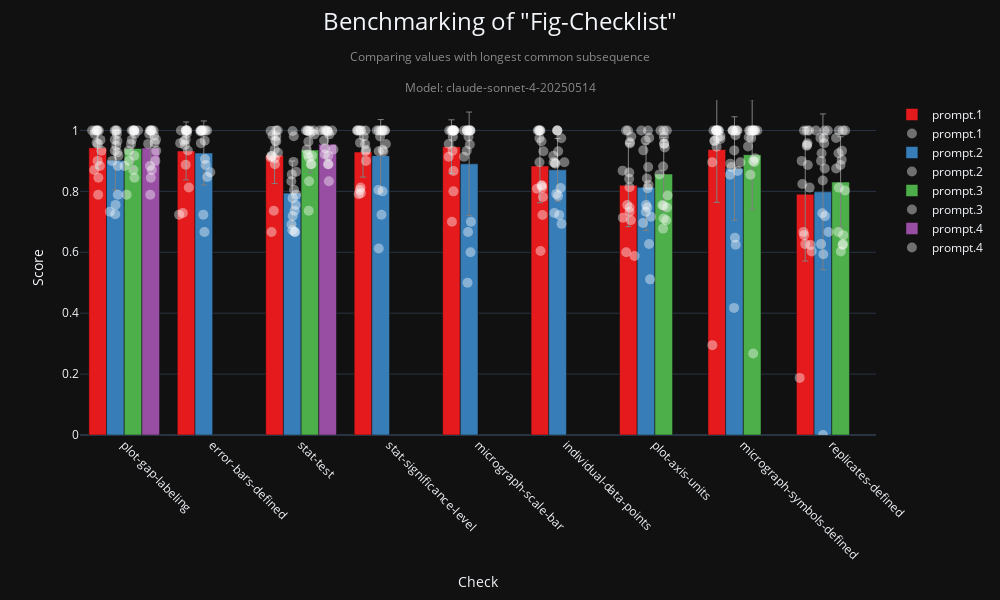

Notebook cell for this chart:
### Code cell
fig, df = checklist_visualization(
    "fig-checklist",
    metric="longest_common_subsequence",  # "semantic_similarity", "perfect_match"
    model=MODEL,
    aggregation_level=0
)
fig.show()

### Figure 1 — Plotly figure (JSON) as saved in the notebook; plotly's stock layout.template omitted (floating-point values rounded to 4 significant figures; data arrays with more than 128 entries replaced by an {"elided": "..."} marker saying what was removed)
{"data": [{"error_y": {"array": [0.0668, 0.09512, 0.09321, 0.08234, 0.08823, 0.1207, 0.136, 0.1736, 0.2192], "color": "grey", "thickness": 1, "type": "data", "visible": true, "width": 3}, "hoverinfo": "text", "hovertext": ["Check: plot-gap-labeling<br>Average Score: 0.943<br>Prompt: prompt.1<br>Num Points: 16", "Check: error-bars-defined<br>Average Score: 0.933<br>Prompt: prompt.1<br>Num Points: 16", "Check: stat-test<br>Average Score: 0.919<br>Prompt: prompt.1<br>Num Points: 16", "Check: stat-significance-level<br>Average Score: 0.929<br>Prompt: prompt.1<br>Num Points: 16", "Check: micrograph-scale-bar<br>Average Score: 0.947<br>Prompt: prompt.1<br>Num Points: 16", "Check: individual-data-points<br>Average Score: 0.883<br>Prompt: prompt.1<br>Num Points: 16", "Check: plot-axis-units<br>Average Score: 0.820<br>Prompt: prompt.1<br>Num Points: 16", "Check: micrograph-symbols-defined<br>Average Score: 0.937<br>Prompt: prompt.1<br>Num Points: 16", "Check: replicates-defined<br>Average Score: 0.790<br>Prompt: prompt.1<br>Num Points: 16"], "marker": {"color": "rgb(228,26,28)"}, "name": "prompt.1", "showlegend": true, "type": "bar", "width": 0.2, "x": [-0.3, 0.7, 1.7, 2.7, 3.7, 4.7, 5.7, 6.7, 7.7], "y": [0.9433, 0.9327, 0.9188, 0.9291, 0.9468, 0.8833, 0.8203, 0.9374, 0.7905]}, {"hovertext": {"elided": "144 str values"}, "marker": {"color": "white", "line": {"color": "white", "width": 0}, "opacity": 0.4, "size": 10}, "mode": "markers", "name": "prompt.1", "showlegend": true, "type": "scatter", "x": {"elided": "144 float values"}, "y": {"elided": "144 float values"}}, {"error_y": {"array": [0.09779, 0.1053, 0.1053, 0.1186, 0.17, 0.1031, 0.1421, 0.1701, 0.2557], "color": "grey", "thickness": 1, "type": "data", "visible": true, "width": 3}, "hoverinfo": "text", "hovertext": ["Check: plot-gap-labeling<br>Average Score: 0.902<br>Prompt: prompt.2<br>Num Points: 16", "Check: error-bars-defined<br>Average Score: 0.926<br>Prompt: prompt.2<br>Num Points: 16", "Check: stat-test<br>Average Score: 0.794<br>Prompt: prompt.2<br>Num Points: 16", "Check: stat-significance-level<br>Average Score: 0.917<br>Prompt: prompt.2<br>Num Points: 16", "Check: micrograph-scale-bar<br>Average Score: 0.890<br>Prompt: prompt.2<br>Num Points: 16", "Check: individual-data-points<br>Average Score: 0.871<br>Prompt: prompt.2<br>Num Points: 16", "Check: plot-axis-units<br>Average Score: 0.814<br>Prompt: prompt.2<br>Num Points: 16", "Check: micrograph-symbols-defined<br>Average Score: 0.875<br>Prompt: prompt.2<br>Num Points: 16", "Check: replicates-defined<br>Average Score: 0.799<br>Prompt: prompt.2<br>Num Points: 16"], "marker": {"color": "rgb(55,126,184)"}, "name": "prompt.2", "showlegend": true, "type": "bar", "width": 0.2, "x": [-0.1, 0.9, 1.9, 2.9, 3.9, 4.9, 5.9, 6.9, 7.9], "y": [0.9023, 0.9259, 0.7943, 0.9172, 0.8904, 0.8707, 0.8136, 0.8748, 0.7986]}, {"hovertext": {"elided": "144 str values"}, "marker": {"color": "white", "line": {"color": "white", "width": 0}, "opacity": 0.4, "size": 10}, "mode": "markers", "name": "prompt.2", "showlegend": true, "type": "scatter", "x": {"elided": "144 float values"}, "y": {"elided": "144 float values"}}, {"error_y": {"array": [0.06697, 0.0744, 0.1208, 0.1806, 0.1486], "color": "grey", "thickness": 1, "type": "data", "visible": true, "width": 3}, "hoverinfo": "text", "hovertext": ["Check: plot-gap-labeling<br>Average Score: 0.941<br>Prompt: prompt.3<br>Num Points: 16", "Check: stat-test<br>Average Score: 0.936<br>Prompt: prompt.3<br>Num Points: 16", "Check: plot-axis-units<br>Average Score: 0.857<br>Prompt: prompt.3<br>Num Points: 16", "Check: micrograph-symbols-defined<br>Average Score: 0.920<br>Prompt: prompt.3<br>Num Points: 16", "Check: replicates-defined<br>Average Score: 0.831<br>Prompt: prompt.3<br>Num Points: 16"], "marker": {"color": "rgb(77,175,74)"}, "name": "prompt.3", "showlegend": true, "type": "bar", "width": 0.2, "x": [0.1, 2.1, 6.1, 7.1, 8.1], "y": [0.9407, 0.936, 0.8567, 0.9205, 0.8306]}, {"hovertext": ["10.1038_emboj.2009.312", "10.1038_s44319-025-00432-6", "10.1038_emboj.2009.340", "10.1038_s44319-025-00438-0", "10.1038_embor.2009.217", "10.1038_s44320-025-00092-7", "10.1038_s44320-025-00092-7", "10.1038_embor.2009.233", "10.1038_s44320-025-00094-5", "10.1038_s44318-025-00409-0", "10.1038_s44320-025-00096-3", "10.1038_s44318-025-00412-5", "10.1038_s44321-025-00219-1", "10.1038_s44318-025-00416-1", "10.1038_s44319-025-00415-7", "10.1038_s44321-025-00224-4", "10.1038_emboj.2009.312", "10.1038_s44319-025-00432-6", "10.1038_emboj.2009.340", "10.1038_s44319-025-00438-0", "10.1038_embor.2009.217", "10.1038_s44320-025-00092-7", "10.1038_s44320-025-00092-7", "10.1038_embor.2009.233", "10.1038_s44320-025-00094-5", "10.1038_s44318-025-00409-0", "10.1038_s44320-025-00096-3", "10.1038_s44318-025-00412-5", "10.1038_s44321-025-00219-1", "10.1038_s44318-025-00416-1", "10.1038_s44319-025-00415-7", "10.1038_s44321-025-00224-4", "10.1038_emboj.2009.312", "10.1038_s44319-025-00432-6", "10.1038_emboj.2009.340", "10.1038_s44319-025-00438-0", "10.1038_embor.2009.217", "10.1038_s44320-025-00092-7", "10.1038_s44320-025-00092-7", "10.1038_embor.2009.233", "10.1038_s44320-025-00094-5", "10.1038_s44318-025-00409-0", "10.1038_s44320-025-00096-3", "10.1038_s44318-025-00412-5", "10.1038_s44321-025-00219-1", "10.1038_s44318-025-00416-1", "10.1038_s44319-025-00415-7", "10.1038_s44321-025-00224-4", "10.1038_emboj.2009.312", "10.1038_s44319-025-00432-6", "10.1038_emboj.2009.340", "10.1038_s44319-025-00438-0", "10.1038_embor.2009.217", "10.1038_s44320-025-00092-7", "10.1038_s44320-025-00092-7", "10.1038_embor.2009.233", "10.1038_s44320-025-00094-5", "10.1038_s44318-025-00409-0", "10.1038_s44320-025-00096-3", "10.1038_s44318-025-00412-5", "10.1038_s44321-025-00219-1", "10.1038_s44318-025-00416-1", "10.1038_s44319-025-00415-7", "10.1038_s44321-025-00224-4", "10.1038_emboj.2009.312", "10.1038_s44319-025-00432-6", "10.1038_emboj.2009.340", "10.1038_s44319-025-00438-0", "10.1038_embor.2009.217", "10.1038_s44320-025-00092-7", "10.1038_s44320-025-00092-7", "10.1038_embor.2009.233", "10.1038_s44320-025-00094-5", "10.1038_s44318-025-00409-0", "10.1038_s44320-025-00096-3", "10.1038_s44318-025-00412-5", "10.1038_s44321-025-00219-1", "10.1038_s44318-025-00416-1", "10.1038_s44319-025-00415-7", "10.1038_s44321-025-00224-4"], "marker": {"color": "white", "line": {"color": "white", "width": 0}, "opacity": 0.4, "size": 10}, "mode": "markers", "name": "prompt.3", "showlegend": true, "type": "scatter", "x": [0.1153, 0.1557, 0.004017, 0.1186, 0.1108, 0.1156, 0.05336, 0.07692, 0.02703, 0.1141, 0.08567, 0.1035, 0.08546, 0.1136, 0.05013, 0.1004, 2.074, 2.09, 2.124, 2.107, 2.109, 2.118, 2.063, 2.082, 2.087, 2.1, 2.142, 2.073, 2.086, 2.149, 2.054, 2.077, 6.105, 6.1, 6.102, 6.105, 6.137, 6.098, 6.092, 6.144, 6.129, 6.093, 6.099, 6.052, 6.064, 6.083, 6.135, 6.111, 7.125, 7.132, 7.053, 7.133, 7.102, 7.113, 7.109, 7.061, 7.078, 7.158, 7.066, 7.08, 7.111, 7.089, 7.111, 7.129, 8.099, 8.124, 8.08, 8.112, 8.103, 8.151, 8.151, 8.127, 8.122, 8.049, 8.049, 8.08, 8.076, 8.13, 8.074, 8.116], "y": [0.9995, 1.0, 0.8833, 0.9889, 1.0, 0.8444, 0.9, 0.9559, 0.7889, 0.9167, 0.9694, 0.8703, 1.0, 1.0, 0.9333, 1.0, 0.9209, 0.8333, 0.9167, 0.9936, 0.8889, 0.8889, 0.9375, 0.9632, 0.9113, 1.0, 1.0, 0.9996, 0.7361, 0.9872, 1.0, 0.9981, 0.9563, 1.0, 0.9785, 0.9562, 0.7471, 0.7111, 0.6777, 0.7866, 0.7051, 0.8814, 0.7527, 0.8557, 1.0, 0.755, 1.0, 0.9443, 0.8968, 1.0, 0.9476, 0.9089, 1.0, 1.0, 1.0, 0.9777, 1.0, 1.0, 1.0, 0.8545, 0.8996, 0.975, 0.2678, 1.0, 0.8864, 1.0, 1.0, 0.9038, 0.6029, 1.0, 0.8026, 0.6268, 0.6241, 0.875, 0.975, 0.8123, 0.925, 0.6562, 0.6667, 0.933]}, {"error_y": {"array": [0.06597, 0.05258], "color": "grey", "thickness": 1, "type": "data", "visible": true, "width": 3}, "hoverinfo": "text", "hovertext": ["Check: plot-gap-labeling<br>Average Score: 0.942<br>Prompt: prompt.4<br>Num Points: 16", "Check: stat-test<br>Average Score: 0.955<br>Prompt: prompt.4<br>Num Points: 16"], "marker": {"color": "rgb(152,78,163)"}, "name": "prompt.4", "showlegend": true, "type": "bar", "width": 0.2, "x": [0.3, 2.3], "y": [0.9423, 0.9547]}, {"hovertext": ["10.1038_emboj.2009.312", "10.1038_s44319-025-00432-6", "10.1038_emboj.2009.340", "10.1038_s44319-025-00438-0", "10.1038_embor.2009.217", "10.1038_s44320-025-00092-7", "10.1038_s44320-025-00092-7", "10.1038_embor.2009.233", "10.1038_s44320-025-00094-5", "10.1038_s44318-025-00409-0", "10.1038_s44320-025-00096-3", "10.1038_s44318-025-00412-5", "10.1038_s44321-025-00219-1", "10.1038_s44318-025-00416-1", "10.1038_s44319-025-00415-7", "10.1038_s44321-025-00224-4", "10.1038_emboj.2009.312", "10.1038_s44319-025-00432-6", "10.1038_emboj.2009.340", "10.1038_s44319-025-00438-0", "10.1038_embor.2009.217", "10.1038_s44320-025-00092-7", "10.1038_s44320-025-00092-7", "10.1038_embor.2009.233", "10.1038_s44320-025-00094-5", "10.1038_s44318-025-00409-0", "10.1038_s44320-025-00096-3", "10.1038_s44318-025-00412-5", "10.1038_s44321-025-00219-1", "10.1038_s44318-025-00416-1", "10.1038_s44319-025-00415-7", "10.1038_s44321-025-00224-4"], "marker": {"color": "white", "line": {"color": "white", "width": 0}, "opacity": 0.4, "size": 10}, "mode": "markers", "name": "prompt.4", "showlegend": true, "type": "scatter", "x": [0.3024, 0.332, 0.2913, 0.2822, 0.3133, 0.3006, 0.3524, 0.2702, 0.2943, 0.3455, 0.3592, 0.3115, 0.3387, 0.3004, 0.3624, 0.2902, 2.268, 2.314, 2.307, 2.304, 2.303, 2.31, 2.366, 2.27, 2.26, 2.278, 2.257, 2.351, 2.213, 2.319, 2.292, 2.297], "y": [0.9995, 1.0, 0.8833, 0.9889, 1.0, 0.8444, 0.9, 0.9559, 0.7889, 0.96, 0.9695, 0.8703, 0.9829, 1.0, 0.9333, 1.0, 0.9209, 0.8333, 0.9167, 0.9961, 0.8889, 0.8889, 0.9375, 0.9417, 0.9669, 1.0, 1.0, 0.9996, 1.0, 0.9872, 1.0, 0.9981]}], "layout": {"barmode": "group", "height": 600, "title": {"font": {"size": 24}, "text": "Benchmarking of \"Fig-Checklist\"<br><span style=\"font-size: 0.5em; color: #888;\">Comparing values with longest common subsequence</span><br><span style=\"font-size: 0.5em; color: #888;\">Model: claude-sonnet-4-20250514</span>", "x": 0.5, "y": 0.95}, "width": 1000, "xaxis": {"range": [-0.5, 8.5], "tickangle": 45, "ticktext": ["plot-gap-labeling", "error-bars-defined", "stat-test", "stat-significance-level", "micrograph-scale-bar", "individual-data-points", "plot-axis-units", "micrograph-symbols-defined", "replicates-defined"], "tickvals": [0, 1, 2, 3, 4, 5, 6, 7, 8], "title": {"text": "Check"}}, "yaxis": {"range": [0, 1.1], "title": {"text": "Score"}}}}
